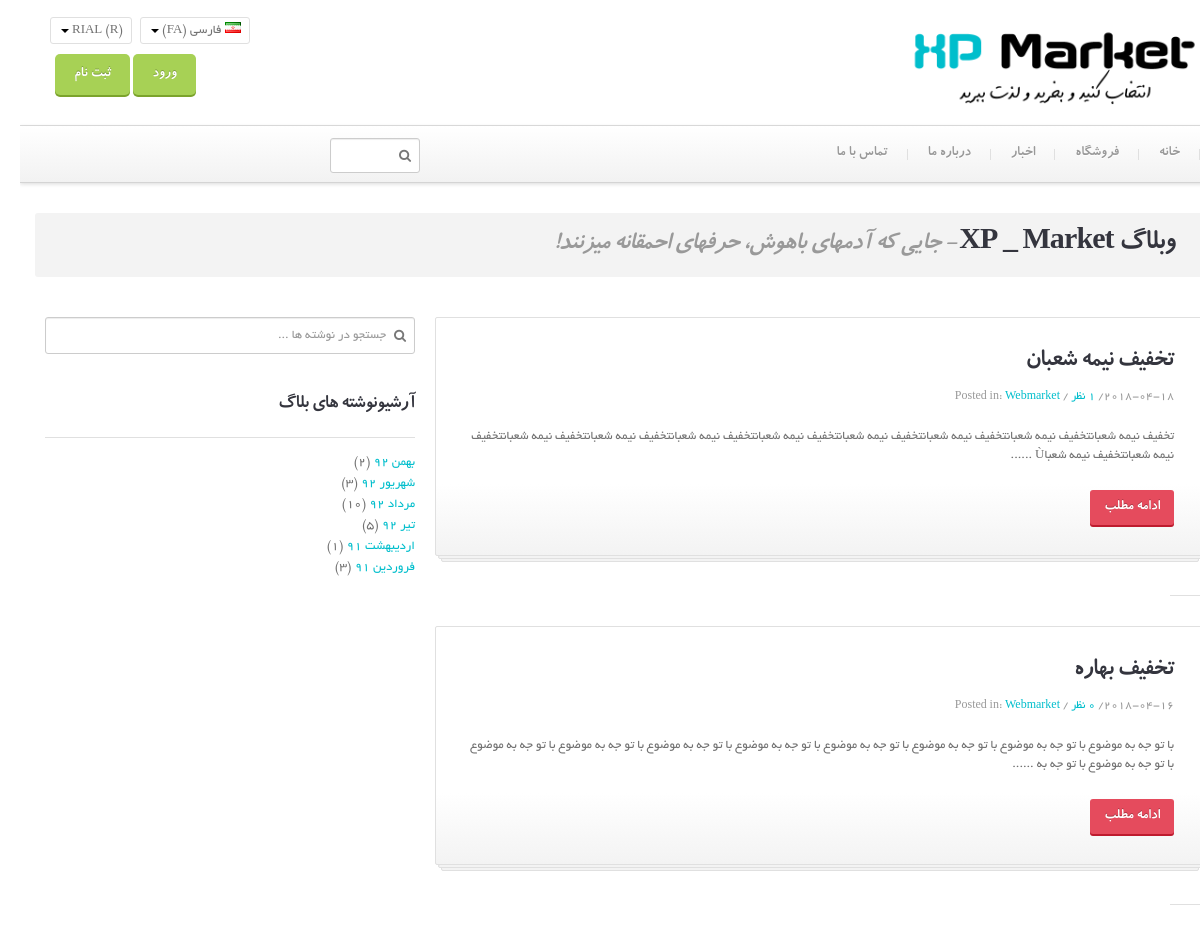
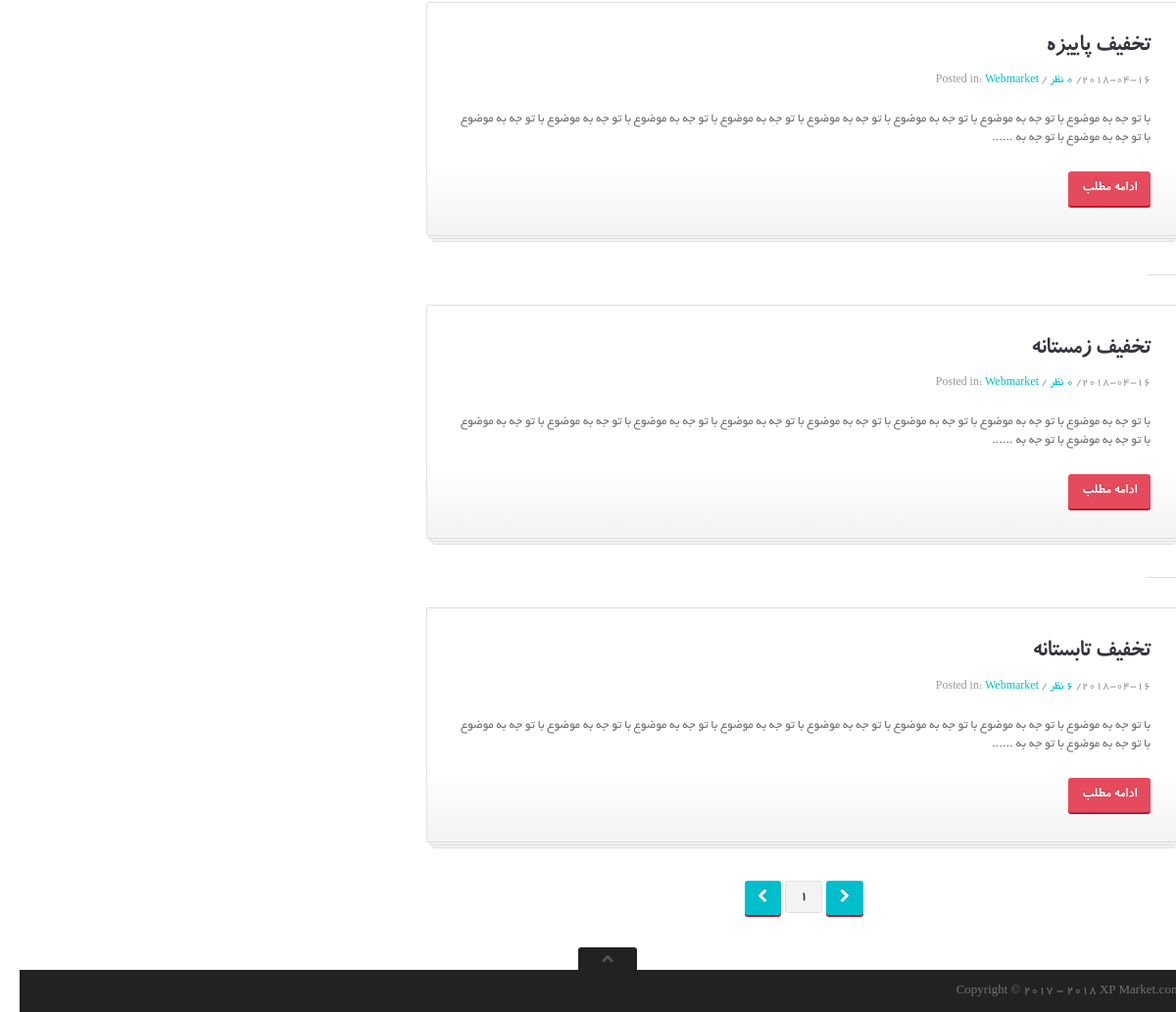
Screenshot of /blog.php?pageid=1 with the database file from the repository (2 pictures, top to bottom).
### tables this page shows
CREATE TABLE IF NOT EXISTS `news` (
  `id` int(11) NOT NULL AUTO_INCREMENT,
  `subject` varchar(200) NOT NULL,
  `content` text NOT NULL,
  `date` date NOT NULL,
  PRIMARY KEY (`id`)
);

### blog.php (the view, shortened to what this page needs)
<!DOCTYPE html>
 <html class="no-js">
  <head>
    <link href="stylesheets/bootstrap.css" rel="stylesheet">
    <link href="stylesheets/responsive.css" rel="stylesheet">
    <link rel="stylesheet" href="js/rs-plugin/css/settings.css" type="text/css"/>
    <link rel="stylesheet" href="js/jquery-ui-1.10.3/css/smoothness/jquery-ui-1.10.3.custom.min.css" type="text/css"/>
    <link rel="stylesheet" href="js/prettyphoto/css/prettyPhoto.css" type="text/css"/>
    <link href="stylesheets/main.css" rel="stylesheet">
  </head>
  <body class="">
    <div class="master-wrapper">
     <?php
     require("inc/header.php");
      ?>
    <div class="container">
        <div class="push-up top-equal blocks-spacer">
            <div class="row">
                <div class="span12">
                    <div class="title-area">
                        <h1 class="inline"><span class="light">وبلاگ</span> XP _ Market</h1>
                        <h2 class="inline tagline">- جایی که آدمهای باهوش، حرفهای احمقانه میزنند!</h2>
                    </div>
                </div>
                <section class="span8 blog">
                    <?php
                    require("inc/connect.php");
                    $page=$_GET["pageid"];
                    $per_page = 5;
                    $start = ($page-1)*$per_page;
                    $show_pages=("SELECT * FROM `news`");
                    $resu=mysqli_query($sql,$show_pages);
                    $coun = mysqli_num_rows($resu);
                    $news="SELECT * FROM `news` ORDER BY id DESC limit $start,$per_page";
                    $result=mysqli_query($sql,$news);
                    if(mysqli_num_rows($result)>0){
                        while($row=mysqli_fetch_assoc($result)){
                            $idc=$row["id"];
                            $counter="SELECT count(id) as counter from `comment_news` where news_id='$idc'";
                            $re=mysqli_query($sql,$counter);
                            $r=mysqli_fetch_assoc($re);
                    echo'<article class="post format-standard sticky">
                        <div class="post-inner">
                            <div class="post-title">
                            	<h2><a href="blog-single.php?newsid='.$row["id"].'">'.$row["subject"].'</a></h2>
                            	<div class="metadata">
                            	    '.$row["date"].'/
                            	    <a href="#">'.$r["counter"].' نظر </a> /
                            	    Posted in: <a rel="category tag" title="View all posts in aciform" href="#">Webmarket</a>
                            	</div>
                            </div>
                            <p class="push-down-25">'.substr($row["content"],0,299).' ......</p>
                            <a href="blog-single.php?newsid='.$row["id"].'" class="btn btn-primary bold higher">ادامه مطلب</a>
                        </div>
                    </article>';
                             }
                         }
                    ?>
                    <div class="pagination" style="text-align: center;">
                        <ul>
                            <li><a href="#" class="btn btn-primary"><span class="icon-chevron-left"></span></a></li>
                            <?php
                            $allpages = ceil($coun / $per_page);
                            for($i = 1 ; $i <= $allpages ; $i++) {
                                if($page==$i) {
                                    echo '<li class="active"><a href = "blog.php?pageid=' . $i . '" > ' . $i . '</a ></li>';
                                }else{
                                    echo '<li><a href = "blog.php?pageid=' . $i . '" > ' . $i . '</a ></li>';
                                }
                            }
                            ?>
                            <li><a href="#" class="btn btn-primary"><span class="icon-chevron-right"></span></a></li>
                        </ul>
                    </div>
                </section>
                <aside class="span4 right-sidebar">
                    <div class="sidebar-item widget_search">
                        <form class="form" action="blog-search.php" id="searchform" method="get" role="search">
                            <input type="text" id="appendedInputButton" class="input-block-level" name="search" placeholder="جستجو در نوشته ها ...">
                            <button type="submit">
                                <i class="icon-search"></i>
                            </button>
                        </form>
                    </div>
                    <div class="sidebar-item widget_archive">
                        <div class="underlined">
                            <h3><span class="light">آرشیو</span>نوشته های بلاگ</h3>
                        </div>
                        <ul>
                            <li><a title="بهمن 92" href="http://localhost/themeforest/wp-theme/2013/02/">بهمن 92</a>&nbsp;(2)</li>
                            <li><a title="شهریور 92" href="http://localhost/themeforest/wp-theme/2008/09/">شهریور 92</a>&nbsp;(3)</li>
                            <li><a title="مرداد 92" href="http://localhost/themeforest/wp-theme/2008/06/">مرداد 92</a>&nbsp;(10)</li>
                            <li><a title="تیر 92" href="http://localhost/themeforest/wp-theme/2008/05/">تیر 92</a>&nbsp;(5)</li>
                            <li><a title="اردیبهشت 91" href="http://localhost/themeforest/wp-theme/2008/04/">اردیبهشت 91</a>&nbsp;(1)</li>
                            <li><a title="فروردین 91" href="http://localhost/themeforest/wp-theme/2008/03/">فروردین 91</a>&nbsp;(3)</li>
                        </ul>
                    </div>
                </aside>
            </div>
        </div>
    </div>
     <?php
      require("inc/footer.php");
     ?>
    </div>
  </body>
</html>

### inc/header.php (shortened to what this page needs)
<header id="header">
    <div class="container">
        <div class="row">
            <div class="span7">
                <a href="index.php">
                <img src="images/xp-logo.png" width="300" height="100" style="padding: 20px 0;"/>
                </a>
            </div>
            <div class="span5">
                <div class="topmost-line">
                    <div class="lang-currency">
                        <div class="dropdown js-selectable-dropdown">
                            <a data-toggle="dropdown" class="selected" href="#"><span class="js-change-text"><i class="famfamfam-flag-ir"></i> فارسی (FA)</span> <b class="caret"></b></a>
                        </div>
                        <div class="dropdown js-selectable-dropdown">
                            <a data-toggle="dropdown" class="selected" href="#"><span class="js-change-text">RIAL (R)</span> <b class="caret"></b></a>
                        </div>
                    </div>
                </div>
                <div class="top-right">
                    <div class="register">
		    <?php
                        if($_SESSION["user"]==false) {
                         echo   '<a href="#loginModal" role="button" data-toggle="modal"><button class="btn btn-success btn-large push-down-10">ورود</button></a>
                                <a href="#registerModal" role="button" data-toggle="modal"><button class="btn btn-success btn-large push-down-10">ثبت نام</button></a>';
                        }else if($_SESSION["user"]==true){
                          echo   '<a href="inc/exit.php" role="button" data-toggle="modal"><button class="btn btn-danger btn-large push-down-10">خروج</button></a>';
                        }
                        ?>
                    </div>
                </div>
            </div>
        </div>
    </div>
</header>
<div class="navbar navbar-static-top" id="stickyNavbar">
  <div class="navbar-inner">
    <div class="container">
      <div class="row">
        <div class="span9">
            <div class="nav-collapse collapse">
              <ul class="nav" id="mainNavigation">
                <li class="dropdown">
                    <a href="index.php" class="dropdown-toggle"> خانه </a>
                </li>
                <li class="dropdown">
                    <a href="shop.php?pageid=1" class="dropdown-toggle"> فروشگاه</a>
                </li>
                <li class="dropdown">
                    <a href="blog.php?pageid=1" class="dropdown-toggle">اخبار</a>
                </li>
                <li class="dropdown">
                    <a href="about-us.php" class="dropdown-toggle">درباره ما</a>
                </li>
                <li class="dropdown">
                    <a href="contact.php" class="dropdown-toggle">تماس با ما</a>
                </li>
              </ul>
              <form class="navbar-form pull-right" action="shop_search.php" method="get">
                  <button type="submit"><span class="icon-search"></span></button>
                  <input type="text" class="span1" name="search" id="navSearchInput">
              </form>
            </div>
        </div>
      </div>
    </div>
  </div>
</div>

### inc/footer.php
<footer>
    <div class="foot-last">
        <a href="#" id="toTheTop">
            <span class="icon-chevron-up"></span>
        </a>
        <div class="container">
            <div class="row">
                <div class="span6">
                    Copyright © 2017 - 2018 XP Market.com
                </div>
            </div>
        </div>
    </div>
</footer>

### stylesheets/responsive.css (style rules this page uses)
.input-block-level { display: block; width: 100%; min-height: 37px; -webkit-box-sizing: border-box; -moz-box-sizing: border-box; box-sizing: border-box; }
@media (min-width: 1200px) { .row { *zoom: 1; margin-left: -30px; } }
@media (min-width: 1200px) { .row:before, .row:after { display: table; content: ""; line-height: 0; } }
@media (min-width: 1200px) { .row:after { clear: both; } }
@media (min-width: 1200px) { [class*="span"] { float: right; min-height: 1px; margin-left: 20px; } }
@media (min-width: 1200px) { .container, .navbar-static-top .container, .navbar-fixed-top .container, .navbar-fixed-bottom .container { width: 1170px; } }
@media (min-width: 1200px) { .span12 { width: 1170px; } }
@media (min-width: 1200px) { .span9 { width: 870px; } }
@media (min-width: 1200px) { .span8 { width: 770px; } }
@media (min-width: 1200px) { .span7 { width: 670px; } }
@media (min-width: 1200px) { .span6 { width: 570px; } }
@media (min-width: 1200px) { .span5 { width: 470px; } }
@media (min-width: 1200px) { .span4 { width: 370px; } }
@media (min-width: 1200px) { .span1 { width: 70px; } }
@media (min-width: 1200px) { input, textarea, .uneditable-input { margin-left: 0; } }
@media (min-width: 1200px) { input.span1, textarea.span1, .uneditable-input.span1 { width: 56px; } }
@media (min-width: 980px) { .nav-collapse.collapse { height: auto !important; overflow: visible !important; } }

### rows the page displays
news: subject "تخفیف نیمه شعبان", date "2018-04-18", counter "1", content "تخفیف نیمه شعبانتخفیف نیمه شعبانتخفیف نیمه شعبانتخفیف نیمه شعبانتخفیف نیمه شعبانتخفیف نیمه شعبانتخفیف نیمه شعبانتخفیف نیمه شعبانتخفیف نیمه شعبانتخفیف نیمه شعباÙ"
news: subject "تخفیف بهاره", date "2018-04-16", counter "0", content "با تو جه به موضوع با تو جه به موضوع با تو جه به موضوع با تو جه به موضوع با تو جه به موضوع با تو جه به موضوع با تو جه به موضوع با تو جه به موضوع با تو جه به موضوع با تو جه به"
news: subject "تخفیف پاییزه", date "2018-04-16", counter "0", content "با تو جه به موضوع با تو جه به موضوع با تو جه به موضوع با تو جه به موضوع با تو جه به موضوع با تو جه به موضوع با تو جه به موضوع با تو جه به موضوع با تو جه به موضوع با تو جه به"
news: subject "تخفیف زمستانه", date "2018-04-16", counter "0", content "با تو جه به موضوع با تو جه به موضوع با تو جه به موضوع با تو جه به موضوع با تو جه به موضوع با تو جه به موضوع با تو جه به موضوع با تو جه به موضوع با تو جه به موضوع با تو جه به"
news: subject "تخفیف تابستانه", date "2018-04-16", counter "6", content "با تو جه به موضوع با تو جه به موضوع با تو جه به موضوع با تو جه به موضوع با تو جه به موضوع با تو جه به موضوع با تو جه به موضوع با تو جه به موضوع با تو جه به موضوع با تو جه به"
